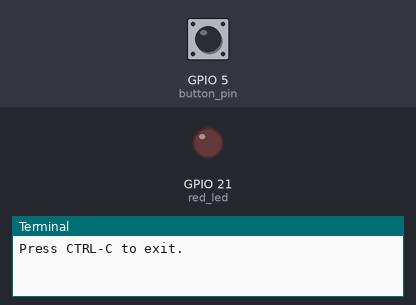
Recording of a program running on a simulated Raspberry Pi (BCM pin numbers). Shown: output pins drawn as LEDs (lit = HIGH), the last lines printed to the terminal. Inputs (shaded band) come from the test bench; at power-on: GPIO 5 (button_pin) HIGH.

Above: at 1.2 s.
1.3 s: GPIO 5 (button_pin) pulled LOW for 0.15 s
At 1.38 s:
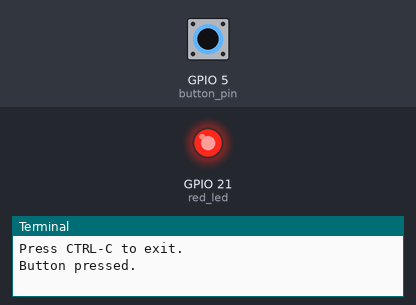
2.9 s: GPIO 5 (button_pin) pulled LOW for 3.2 s
At 6.6 s:
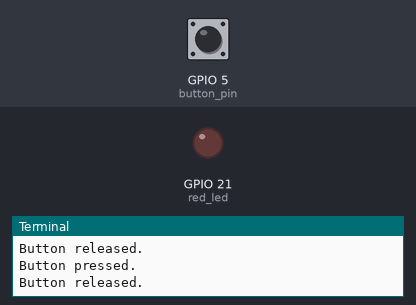
Timing chart, 0 to 8.1 s (numbered marks = the images above; inputs shaded):
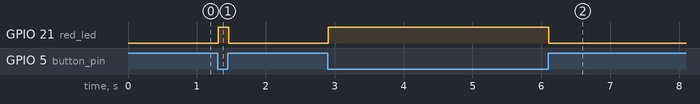

The program:

button_blinka_basic.py
```python
# (licence header left out)
# Imports
import board
from digitalio import DigitalInOut, Direction, Pull
from adafruit_debouncer import Debouncer
import RPi.GPIO as GPIO


# Pin Mapping
button_pin = DigitalInOut(board.D5)
red_led = DigitalInOut(board.D21)


# Pin Configuration
button_pin.direction = Direction.INPUT
button_pin.pull = Pull.UP  # enable microcontroller's internal pull-up resistor
button = Debouncer(button_pin)  # enable button debouncing
red_led.direction = Direction.OUTPUT
red_led.value = False


# Main
print("Press CTRL-C to exit.")
try:
    while True:
        button.update()  # read and update button state
        if button.fell:
            print("Button pressed.")
            red_led.value = True
        if button.rose:
            print("Button released.")
            red_led.value = False
finally:  # exit cleanly when CTRL-C is pressed
    GPIO.cleanup()  # reset all GPIO resources
```

Measured:
- after the input at 1.3 s, GPIO 21 (red_led): LOW → HIGH at once, → LOW 0.15 s later
- after the input at 2.9 s, GPIO 21 (red_led): LOW → HIGH at once, → LOW 3.2 s later
